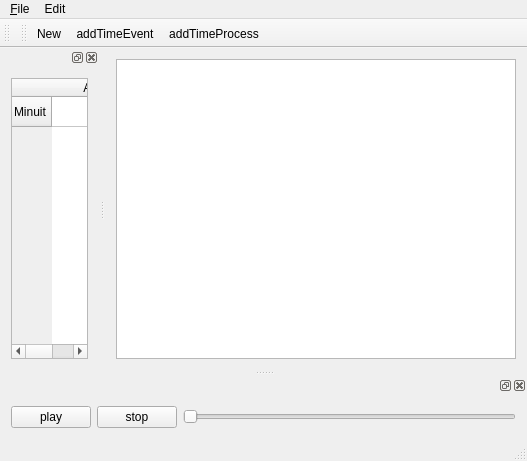
<?xml version="1.0" encoding="UTF-8"?>
<ui version="4.0">
 <class>MainWindow</class>
 <widget class="QMainWindow" name="MainWindow">
  <property name="geometry">
   <rect>
    <x>0</x>
    <y>0</y>
    <width>527</width>
    <height>461</height>
   </rect>
  </property>
  <property name="windowTitle">
   <string>MainWindow</string>
  </property>
  <widget class="QWidget" name="centralWidget">
   <layout class="QHBoxLayout" name="horizontalLayout">
    <item>
     <widget class="GraphicsView" name="graphicsView">
      <property name="minimumSize">
       <size>
        <width>400</width>
        <height>300</height>
       </size>
      </property>
     </widget>
    </item>
   </layout>
  </widget>
  <widget class="QMenuBar" name="menuBar">
   <property name="geometry">
    <rect>
     <x>0</x>
     <y>0</y>
     <width>527</width>
     <height>22</height>
    </rect>
   </property>
   <widget class="QMenu" name="menu_File">
    <property name="title">
     <string>&amp;File</string>
    </property>
    <addaction name="action_New"/>
   </widget>
   <widget class="QMenu" name="menuEdit">
    <property name="title">
     <string>Edit</string>
    </property>
    <addaction name="actionAddTimeEvent"/>
    <addaction name="actionAddTimeProcess"/>
   </widget>
   <addaction name="menu_File"/>
   <addaction name="menuEdit"/>
  </widget>
  <widget class="QToolBar" name="mainToolBar">
   <attribute name="toolBarArea">
    <enum>TopToolBarArea</enum>
   </attribute>
   <attribute name="toolBarBreak">
    <bool>false</bool>
   </attribute>
  </widget>
  <widget class="QStatusBar" name="statusBar"/>
  <widget class="QDockWidget" name="inspector">
   <attribute name="dockWidgetArea">
    <number>8</number>
   </attribute>
   <widget class="QWidget" name="dockWidgetContents">
    <layout class="QHBoxLayout" name="horizontalLayout_2">
     <item>
      <widget class="QPushButton" name="pushButton">
       <property name="text">
        <string>play</string>
       </property>
      </widget>
     </item>
     <item>
      <widget class="QPushButton" name="pushButton_2">
       <property name="text">
        <string>stop</string>
       </property>
      </widget>
     </item>
     <item>
      <widget class="QSlider" name="horizontalSlider">
       <property name="orientation">
        <enum>Qt::Horizontal</enum>
       </property>
      </widget>
     </item>
    </layout>
   </widget>
  </widget>
  <widget class="QDockWidget" name="player">
   <property name="autoFillBackground">
    <bool>false</bool>
   </property>
   <property name="floating">
    <bool>false</bool>
   </property>
   <attribute name="dockWidgetArea">
    <number>1</number>
   </attribute>
   <widget class="QWidget" name="dockWidgetContents_2">
    <layout class="QHBoxLayout" name="horizontalLayout_3">
     <item>
      <widget class="QTableWidget" name="tableWidget">
       <property name="sizePolicy">
        <sizepolicy hsizetype="Preferred" vsizetype="Preferred">
         <horstretch>0</horstretch>
         <verstretch>0</verstretch>
        </sizepolicy>
       </property>
       <row>
        <property name="text">
         <string>Minuit</string>
        </property>
       </row>
       <column>
        <property name="text">
         <string>Adress</string>
        </property>
       </column>
       <column>
        <property name="text">
         <string>Start</string>
        </property>
       </column>
      </widget>
     </item>
    </layout>
   </widget>
  </widget>
  <widget class="QToolBar" name="toolBar">
   <property name="windowTitle">
    <string>toolBar</string>
   </property>
   <attribute name="toolBarArea">
    <enum>TopToolBarArea</enum>
   </attribute>
   <attribute name="toolBarBreak">
    <bool>false</bool>
   </attribute>
   <addaction name="action_New"/>
   <addaction name="actionAddTimeEvent"/>
   <addaction name="actionAddTimeProcess"/>
  </widget>
  <action name="action_New">
   <property name="text">
    <string>&amp;New</string>
   </property>
  </action>
  <action name="actionAddTimeEvent">
   <property name="text">
    <string>addTimeEvent</string>
   </property>
   <property name="toolTip">
    <string>Add a graphical TimeEvent</string>
   </property>
   <property name="shortcut">
    <string>Ctrl+E</string>
   </property>
  </action>
  <action name="actionAddTimeProcess">
   <property name="text">
    <string>addTimeProcess</string>
   </property>
   <property name="toolTip">
    <string>Add a graphical TimeProcess</string>
   </property>
   <property name="shortcut">
    <string>Ctrl+P</string>
   </property>
  </action>
 </widget>
 <layoutdefault spacing="6" margin="11"/>
 <customwidgets>
  <customwidget>
   <class>GraphicsView</class>
   <extends>QGraphicsView</extends>
   <header>graphicsview.hpp</header>
  </customwidget>
 </customwidgets>
 <resources/>
 <connections/>
</ui>
